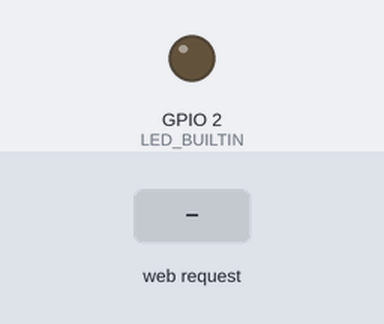
The sketch below on a simulated ESP8266 (NodeMCU). Shown: output pins drawn as LEDs (lit = HIGH, except the on-board LED, lit = LOW). The inputs (shaded band) are chosen by the test bench. WiFi joins after 1.5 s; servers stay silent unless stated; what the sketch prints to the serial monitor is not drawn.

Above: at 2.7 s.
2.8 s: HTTP request GET /hidup received
At 4.0 s:
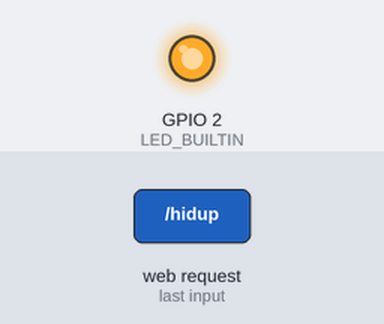
4.3 s: HTTP request GET / received
At 5.3 s:
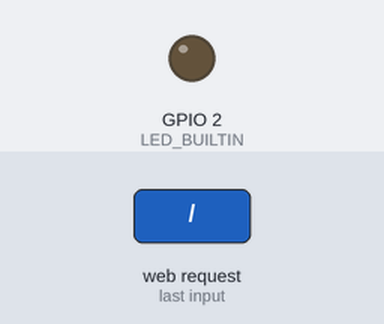
Timing chart, 0 to 7.3 s (numbered marks = the images above; inputs shaded):
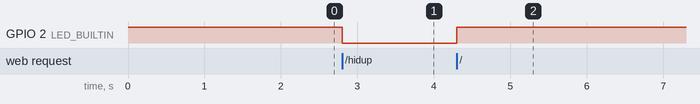

Measured:
- after the input at 2.8 s, GPIO 2 (LED_BUILTIN): HIGH → LOW at once
- after the input at 4.3 s, GPIO 2 (LED_BUILTIN): LOW → HIGH at once

The sketch:

NodeMCUWebServer.ino
```cpp
#include <ESP8266WiFi.h>
#include <ESP8266WebServer.h>

const char* ssid = "LEB_EVO_COM";
const char* password = "satuduatiga";

ESP8266WebServer server(80);

void setup() {
  Serial.begin(115200);

  pinMode(LED_BUILTIN, OUTPUT);

  digitalWrite(LED_BUILTIN, HIGH);

  Serial.println();
  Serial.println();

  WiFi.mode(WIFI_STA);
  WiFi.begin(ssid, password);

  while (WiFi.status() != WL_CONNECTED) {
    delay(500);
    Serial.print("...");
  }

  Serial.println("");
  Serial.println(WiFi.localIP());

  server.on("/", []()
  {
    server.send(200, "text/html",
    "<html>\
    <head><title>WEB SERVER</title></head>\
    <body style='background-color:orange;'>\
    <h1>Web Server NodeMCU</h1>\
    <hr>\
    <h1><b style='color:blue'> Selamat Datang</b></h1>\
    <button style='background-color:blue'><a style='text-decoration:none; color:white' href='/hidup'>HIDUPKAN LAMPU</a></button>\
    </body>\
    </html>");
    digitalWrite(LED_BUILTIN, HIGH);
  });

  server.on("/hidup", []()
  {
    server.send(200, "text/html",
    "<html>\
    <head><title>WEB SERVER</title></head>\
    <body style='background-color:orange;'>\
    <h1>Web Server NodeMCU</h1>\
    <hr>\
    <h1><b style='color:blue'> Selamat Datang</b></h1>\
    <button style='background-color:red'><a style='text-decoration:none; color:white' href='/mati'>MATIKAN LAMPU</a></button>\
    </body>\
    </html>");
    digitalWrite(LED_BUILTIN, LOW);
  });

  server.begin();
}


void loop() {

  server.handleClient();


}
```
